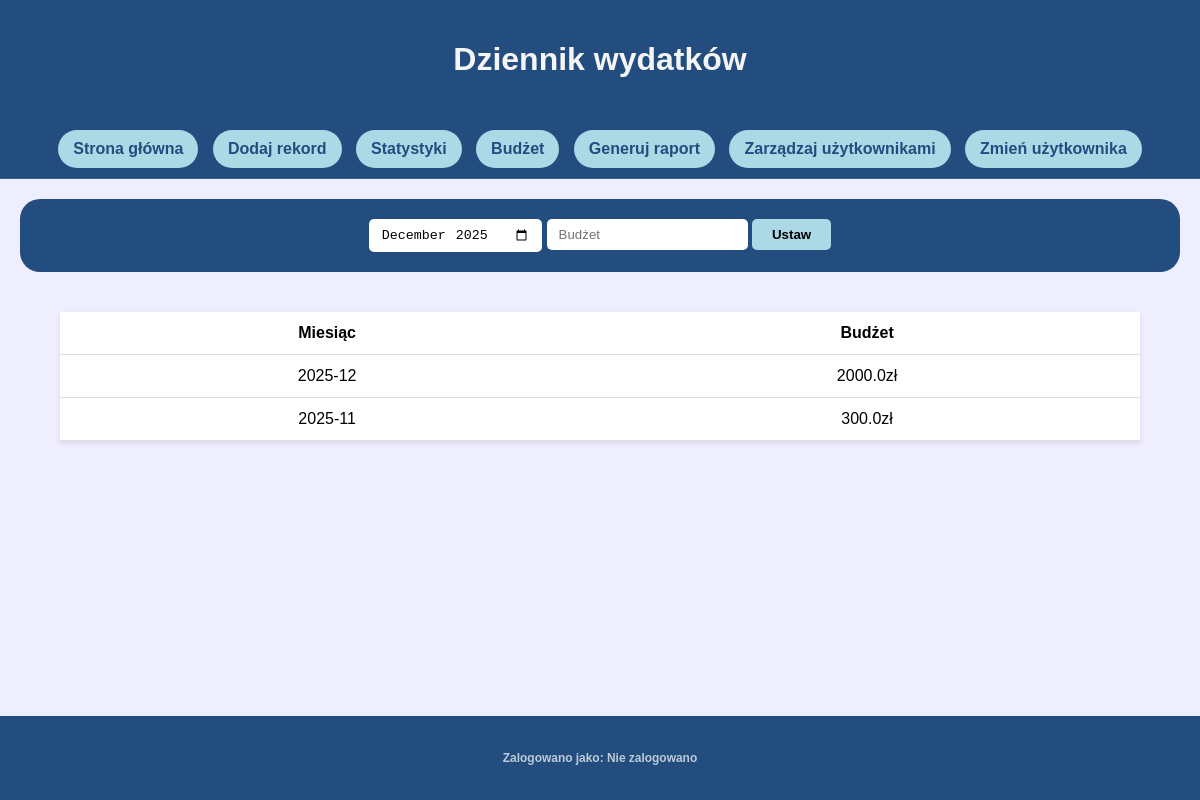
The page /budget (signed in) on the database as committed earlier.
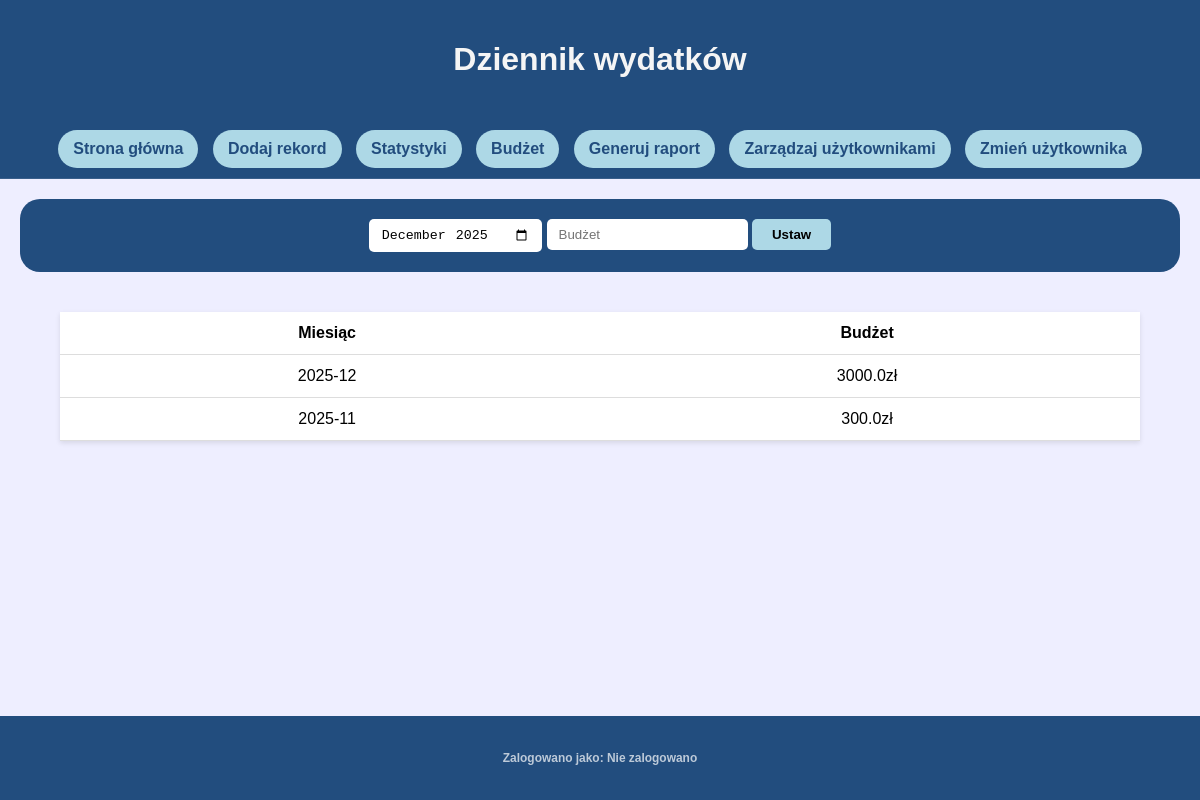
The same page on the database as committed later.
### tables this page shows
CREATE TABLE budget (
    id INTEGER PRIMARY KEY AUTOINCREMENT,
    month TEXT NOT NULL UNIQUE,
    value REAL NOT NULL
);

### app.py (the view, shortened to what this page needs)
@app.route('/budget', methods=['GET', 'POST'])
def budget():
    if 'uid' not in session:
        return redirect('/login')
    conn = get_db_connection()
    currentMonth = datetime.now().strftime('%Y-%m')
    lastMonth = datetime.now() - relativedelta(months=1)
    chart = conn.execute('''SELECT month, value FROM budget ORDER BY month DESC LIMIT 12''').fetchall()
    conn.close()
    return render_template('budget.html', user=userName(), currentMonth=currentMonth, lastMonth=lastMonth, chart=chart)

### app.py (called while the page is built)
def get_db_connection():
    conn = sqlite3.connect('database.db')
    conn.row_factory = sqlite3.Row
    return conn

def userName():
    if 'uid' not in session:
        return "Nie zalogowano"
    conn = get_db_connection()
    name = conn.execute('''SELECT username FROM users WHERE id = ?''', (session['uid'],)).fetchone()
    conn.close()
    if name is None:
        return "Nie zalogowano"
    return name[0]

### templates/budget.html (shortened to what this page needs)
<!DOCTYPE html>
<html lang="pl">
<head>
    <link rel="stylesheet" href="{{ url_for('static', filename='css/style.css') }}">
</head>
<body>
    <div class="wrapper">
        <header>
            <h1>Dziennik wydatków</h1>
        </header>
        <nav>
            <a href="{{ url_for('index')}}" class="navButton">Strona główna</a>
            <a href="{{ url_for('add')}}" class="navButton">Dodaj rekord</a>
            <a href="{{ url_for('stats')}}" class="navButton">Statystyki</a>
            <a href="{{ url_for('budget')}}" class="navButton">Budżet</a>
            <a href="{{ url_for('report')}}" class="navButton">Generuj raport</a>
            <a href="{{ url_for('manageUsers')}}" class="navButton">Zarządzaj użytkownikami</a>
            <a href="{{ url_for('login')}}" class="navButton">Zmień użytkownika</a>
        </nav>
        <main>
            <div class="dataInput">
                <form action="" method="POST">
                    <input type="month" name="month" min="{{ lastMonth }}" value="{{ currentMonth }}">
                    <input type="number" name="value" placeholder="Budżet">
                    <input type="submit" value="Ustaw">
                </form>
            </div>
            <section>
                <table>
                    <thead>
                        <tr>
                            <th>Miesiąc</th>
                            <th>Budżet</th>
                        </tr>
                    </thead>
                    <tbody>
                        {% for row in chart %}
                        <tr>
                            <td>{{ row.month }}</td>
                            <td>{{ row.value }}zł</td>
                        </tr>
                        {% endfor %}
                    </tbody>
                </table>
            </section>
        </main>
        <footer>
            <h5>Zalogowano jako: {{ user }}</h5>
        </footer>
    </div>
</body>
</html>

Rows that differ between the two databases and show on the page:
removed budget: month "2025-12", value "2000.0"
added budget: month "2025-12", value "3000.0"
